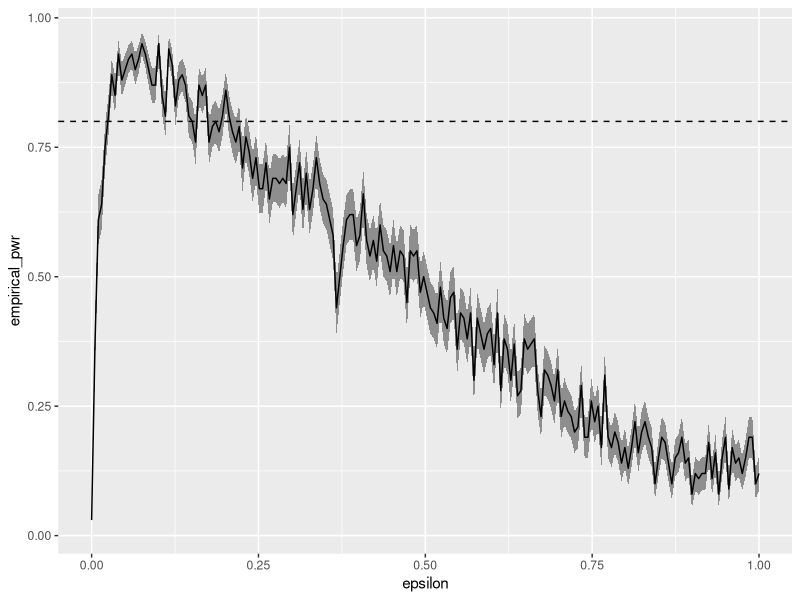
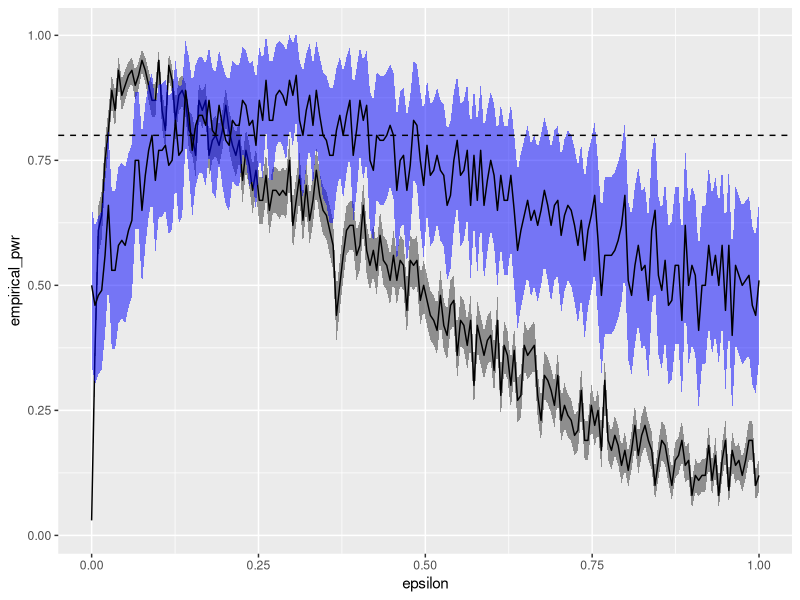

Source code (R) for these figures, in order:
library(tidyverse)
set.seed(400)

## Your turn
r_noisy_normal <- function(n, epsilon) {
  z <- rbinom(n, 1, 1 - epsilon)
  z*rnorm(n, 0, 1) + (1 - z)*rnorm(n, 0, 10)
}


## ------------------------------------------------------------------------
# skewness statistic function
skew <- function(x) {
  xbar <- mean(x)
  num <- mean((x - xbar)^3)
  denom <- mean((x - xbar)^2)
  num/denom^1.5
}

# setup for MC
alpha <- .1
n <- 100
m <- 100
epsilon <- seq(0, 1, length.out = 200)
var_sqrt_b1 <- 6*(n - 2)/((n + 1)*(n + 3)) # adjusted variance for skewness test
crit_val <- qnorm(1 - alpha/2, 0, sqrt(var_sqrt_b1)) #crit value for the test
empirical_pwr <- rep(NA, length(epsilon)) #storage

# estimate power for each value of epsilon
for(i in 1:length(epsilon)) {
  # perform MC to estimate empirical power
  y <- rep(NA, m)
  for(j in seq_len(m)) {
    x <- r_noisy_normal(n, epsilon[i])
    t_star <- skew(x)
    y[j] <- abs(t_star) > crit_val
  }
  empirical_pwr[i] <- mean(y)
}

## store empirical se 
empirical_se <- sqrt(empirical_pwr * (1 - empirical_pwr)/n)

## plot results -- 
## x axis = epsilon values
## y axis = empirical power
## use lines + add band of estimate +/- se
ggplot() +
  geom_ribbon(aes(x = epsilon, ymin = empirical_pwr - empirical_se, ymax = empirical_pwr + empirical_se), alpha = 0.5) +
  geom_line(aes(epsilon, empirical_pwr)) +
  geom_hline(aes(yintercept = 0.8), lty = 2)

range(epsilon[empirical_pwr - empirical_se > 0.8])

## n = 10
n <- 10
empirical_pwr_10 <- rep(NA, length(epsilon)) #storage

# estimate power for each value of epsilon
for(i in 1:length(epsilon)) {
  # perform MC to estimate empirical power
  y <- rep(NA, m)
  for(j in seq_len(m)) {
    x <- r_noisy_normal(n, epsilon[i])
    t_star <- skew(x)
    y[j] <- abs(t_star) > crit_val
  }
  empirical_pwr_10[i] <- mean(y)
}

## store empirical se 
empirical_se_10 <- sqrt(empirical_pwr_10 * (1 - empirical_pwr_10)/n)

ggplot() +
  geom_ribbon(aes(x = epsilon, ymin = empirical_pwr - empirical_se, ymax = empirical_pwr + empirical_se), alpha = 0.5) +
  geom_line(aes(epsilon, empirical_pwr)) +
  geom_ribbon(aes(x = epsilon, ymin = empirical_pwr_10 - empirical_se_10, ymax = empirical_pwr_10 + empirical_se_10), alpha = 0.5, fill = "blue") +
  geom_line(aes(epsilon, empirical_pwr_10)) +
  geom_hline(aes(yintercept = 0.8), lty = 2)

range(epsilon[empirical_pwr_10 - empirical_se_10 > 0.8])
